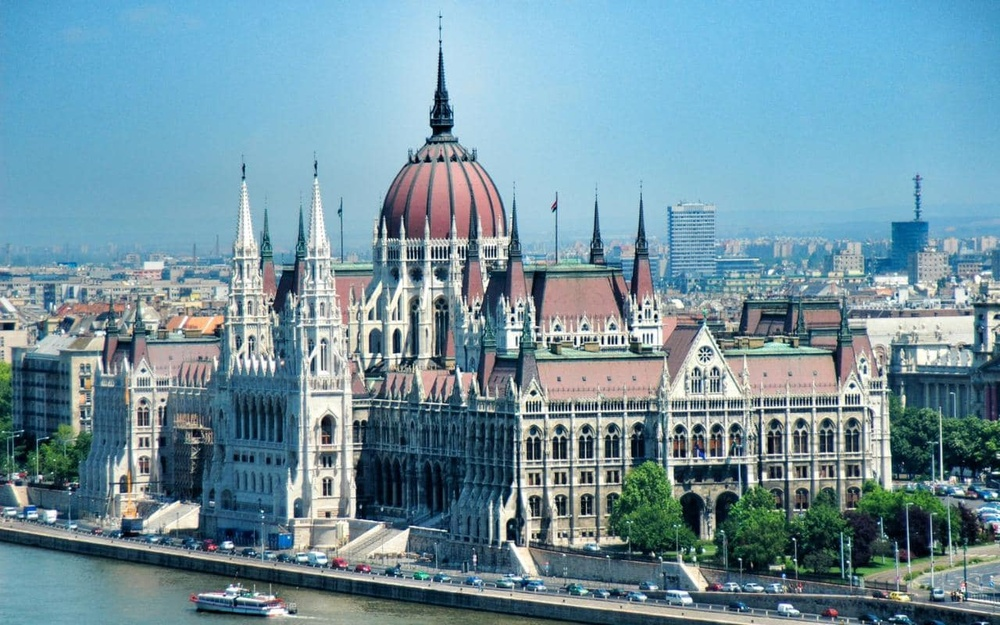
#> input picture fotos/budapest.jpg, 1000 x 625 px, shrunk from 1280 x 800 before the run
$ python histograma.py
#> lines starting #> are read from the running program, lines starting #| are printed output that depends on the picture
# Script para probar que funciona correctamente OpenCV
# Muestra un histograma de una imagen
import cv2
from matplotlib import pyplot as plt

img = cv2.imread('fotos/budapest.jpg')
#> img is the input picture: shape (625, 1000, 3); mean B, G, R 161.1, 147.6, 114

hist = cv2.calcHist([img],[0],None,[256],[0,256])
#> hist = 256 values, max 7729 at index 219, min 1 at index 0, mean 2441.4

color = ('b','g','r')
for i,col in enumerate(color):
    histr = cv2.calcHist([img],[i],None,[50],[0,256])
    plt.plot(histr,color = col)
    #plt.xlim([0,15])
    print('Histograma B: ' + str(len(histr)))
    print(histr)
#> this loop made 3 passes
#> (printed output is left out)
plt.show()
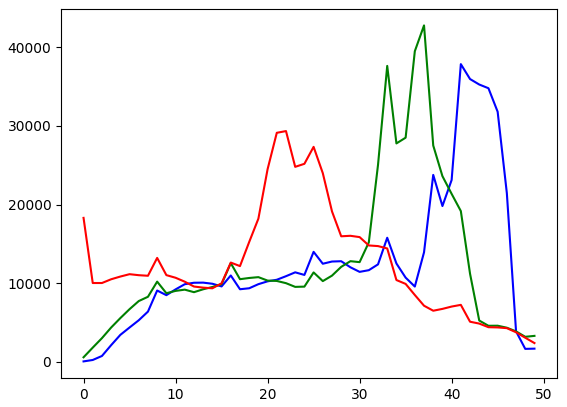
#> figure drawn by matplotlib, 1 panel; curve peaks at x = 41, y = 37860; curve peaks at x = 37, y = 42787; curve peaks at x = 22, y = 29343
